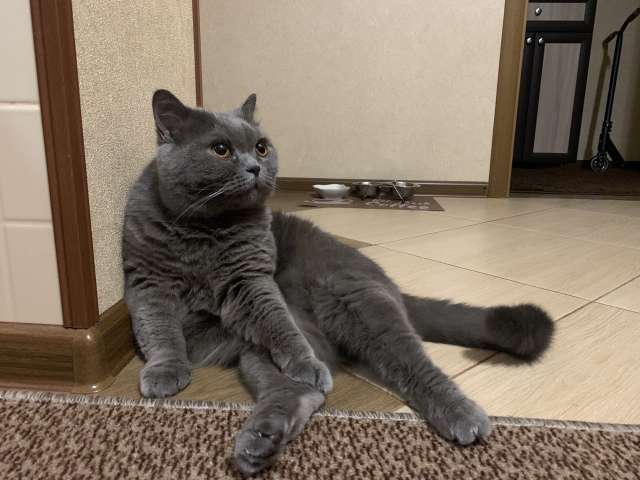
#> input picture assets/cat.jpeg, 1280 x 960 px, found by its file name (shown at 1/2 size)
$ python main.py
#> lines starting #> are read from the running program, lines starting #| are printed output that depends on the picture
import cv2 as cv
from assets import assets
import sys


# [89 lines of commented-out code are left out]

def crop_image():
    file = assets.cat_image
    image = cv.imread(file)
#> image is the input picture: shape (960, 1280, 3); mean B, G, R 100.2, 115.6, 129.7

    print('Dimensions:', image.shape)
#| Dimensions: (960, 1280, 3)
    print(image)
#> (printed output is left out)

    cropped_image = image[150:450, 200:450]  # y - x
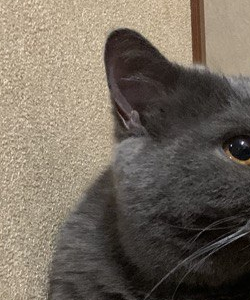
#> cropped_image: shape (300, 250, 3); mean B, G, R 93.3, 105.3, 114.9
    cv.imshow('Cropped image', cropped_image)
    cv.waitKey(0)
    cv.destroyAllWindows()
#> (the run stopped early here; a loop or call above may not have finished)
